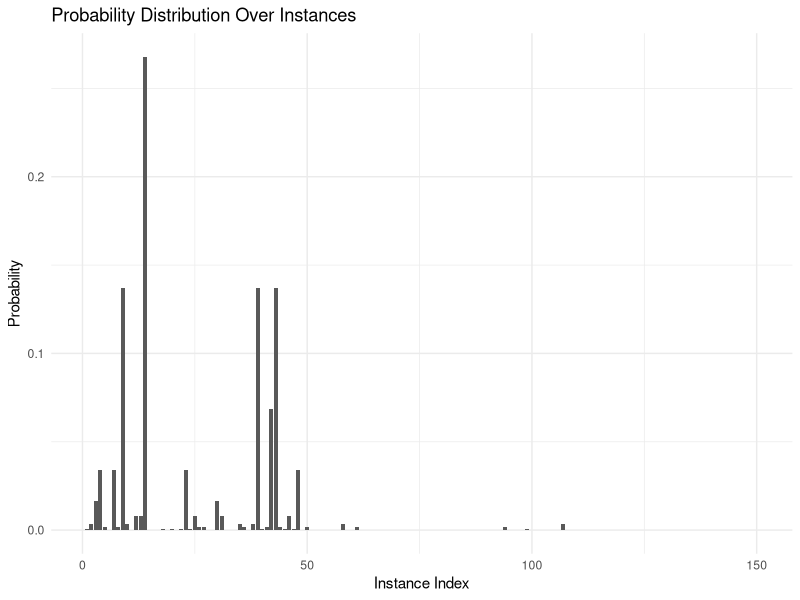

Write R code to recreate this figure. (Note: this script raises an error after producing the figure.)
# Imagine I would like to predict which instance of a dataset most likely relates to a given (single) variable input by applying a softmax to all the instances. The idea here is not predicting a class (y) but rather which instance it was. So at the end you get a probability distribution for all the instances of a given variable at the inference. The idea is that I have two variables x1 and x2 which are all available (non-missing). However, at the time of inference, x1 or x2 may be missing, therefore, I would like to find the probability of all instances.

# What is this called? And how do I implement it in R with iris data?

library(tidyverse)

data(iris)

softmax <- function(x) {
  exp_x <- exp(x)
  return(exp_x / sum(exp_x))
}

euclidean_distance <- function(a, b) {
  common_features <- intersect(names(a)[!is.na(a)], names(b)[!is.na(b)])
  sum((a[common_features] - b[common_features])^2)
}
softmax <- function(x) {
  exp_x <- exp(x)
  return (exp_x / sum(exp_x))
}

instance_probabilities <- function(input, dataset) {
  distances <- apply(dataset, 1, function(row) euclidean_distance(input, row))
  softmax(-distances)  # Apply softmax to negative distances to get probabilities
}

# Sample input with x1 and x2 values (using Sepal.Length and Sepal.Width as an example)
input <- c(Sepal.Length = 1, Sepal.Width = NA)

# Compute instance probabilities
probabilities <- instance_probabilities(input, iris[, 1:2])

# Print probabilities
print(probabilities)

df <- tibble(instance = 1:nrow(iris), probability = probabilities)
ggplot(df, aes(x = instance, y = probability)) +
  geom_bar(stat = "identity") +
  labs(title = "Probability Distribution Over Instances",
       x = "Instance Index",
       y = "Probability") +
  theme_minimal()

which.max(probabilities)
iris[14,]
mean(iris$Sepal.Width)
iris[top5_indices,]$Sepal.Width
# Get the indices that sort the vector in descending order
sorted_indices <- order(probabilities, decreasing = TRUE)

# Get the top 5 values and their indices
top_5_values <- probabilities[sorted_indices[1:5]]
top_5_indices <- sorted_indices[1:5]

# Print the top 5 values and their indices
print(top_5_values)
print(top_5_indices)


mean(iris[top5_indices,]$Sepal.Width)
